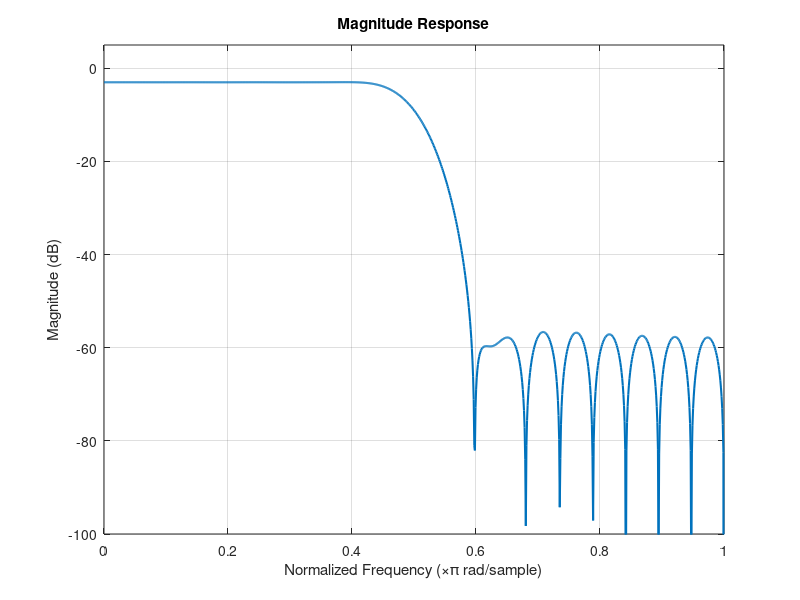
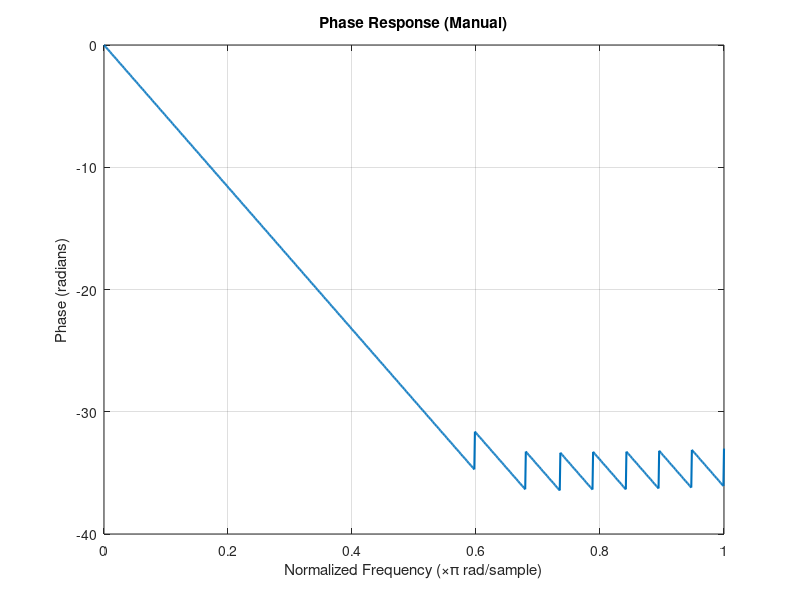

The MATLAB script that drew these images, in order:
clc; clear; close all;
wp = 0.4 * pi;
ws = 0.6 * pi;
A = -3;
As = 60;
wc = (wp + ws) / 2;
trans_bw = (ws - wp) / (2*pi);

N = ceil((As - 8) / (2.285 * (ws - wp)));
N = max(N, 1);
N = N + mod(N+1, 2);
Len = N;
n = 0:Len;
alpha = Len / 2;
hd = zeros(size(n));
for i = 1:length(n)
   if (n(i) == alpha)
       hd(i) = wc / pi;
   else
       hd(i) = sin(wc * (n(i) - alpha)) / (pi * (n(i) - alpha));
   end
end

hamm_window = zeros(size(n));
for i = 1:length(n)
   hamm_window(i) = 0.54 - 0.46 * cos(2 * pi * n(i) / Len);
end

h = hd .* hamm_window;
Nfft = 1024;
omega = linspace(0, pi, Nfft);
wp_index = round(0.4 * Nfft / pi);
Htemp = 0;
for m = 1:length(h)
   Htemp = Htemp + h(m) * exp(-1j * omega(wp_index) * (m - 1));
end

gain_at_wp = abs(Htemp);
desired_gain = 10^(A/20);
h = h * (desired_gain / gain_at_wp);
H = zeros(1, Nfft);
for k = 1:Nfft
   for m = 1:length(h)
       H(k) = H(k) + h(m) * exp(-1j * omega(k) * (m - 1));
   end
end
figure;
plot(omega/pi, 20*log10(abs(H)), 'LineWidth', 1.5);
xlabel('Normalized Frequency (\times\pi rad/sample)');
ylabel('Magnitude (dB)');
title('Magnitude Response');
grid on;
ylim([-100 5]);
figure;
plot(omega/pi, unwrap(angle(H)), 'LineWidth', 1.5);
xlabel('Normalized Frequency (\times\pi rad/sample)');
ylabel('Phase (radians)');
title('Phase Response (Manual)');
grid on;
fprintf('Filter Order (N): %d\n', Len);
disp('Filter Coefficients h[n]:');
disp(h);
